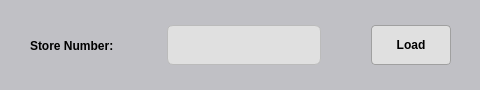
<?xml version="1.0" encoding="UTF-8"?>
<ui version="4.0">
 <class>Dialog</class>
 <widget class="QDialog" name="Dialog">
  <property name="geometry">
   <rect>
    <x>0</x>
    <y>0</y>
    <width>480</width>
    <height>90</height>
   </rect>
  </property>
  <property name="windowTitle">
   <string>Dialog</string>
  </property>
  <property name="styleSheet">
   <string notr="true">QDialog {
                background-color: #c0c0c5;
                color: #000000;
                font-family: &quot;Segoe UI&quot;, &quot;Arial&quot;, sans-serif;
                font-size: 11pt;
                }

                QLabel {
                color: #000000;
                font-weight: 500;
                }

                QLineEdit {
                background-color: #e0e0e0;
                border: 1px solid #bbbbbb;
                border-radius: 6px;
                padding: 5px 8px;
                color: #000000;
                selection-background-color: #a0aaff;
                selection-color: #ffffff;
                }

                QLineEdit:focus {
                border: 1px solid #4a90e2;
                }

                QPushButton {
                background-color: #e0e0e0;
                color: #000000;
                border: 1px solid #a0a0a0;
                border-radius: 4px;
                padding: 5px 10px;
                font-weight: 500;
                }

                QPushButton:hover {
                background-color: #d6d6d6;
                }

                QPushButton:pressed {
                background-color: #c0c0c0;
                }
            </string>
  </property>
  <widget class="QWidget" name="layoutWidget">
   <property name="geometry">
    <rect>
     <x>0</x>
     <y>0</y>
     <width>481</width>
     <height>91</height>
    </rect>
   </property>
   <layout class="QHBoxLayout" name="horizontalLayout_2">
    <property name="spacing">
     <number>10</number>
    </property>
    <property name="leftMargin">
     <number>30</number>
    </property>
    <property name="topMargin">
     <number>15</number>
    </property>
    <property name="rightMargin">
     <number>30</number>
    </property>
    <property name="bottomMargin">
     <number>15</number>
    </property>
    <item>
     <widget class="QLabel" name="label">
      <property name="text">
       <string>Store Number: </string>
      </property>
     </widget>
    </item>
    <item>
     <spacer name="spacer_2">
      <property name="orientation">
       <enum>Qt::Orientation::Horizontal</enum>
      </property>
      <property name="sizeType">
       <enum>QSizePolicy::Policy::Maximum</enum>
      </property>
      <property name="sizeHint" stdset="0">
       <size>
        <width>40</width>
        <height>20</height>
       </size>
      </property>
     </spacer>
    </item>
    <item>
     <widget class="QLineEdit" name="txtStoreNumber">
      <property name="minimumSize">
       <size>
        <width>100</width>
        <height>40</height>
       </size>
      </property>
     </widget>
    </item>
    <item>
     <spacer name="spacer">
      <property name="orientation">
       <enum>Qt::Orientation::Horizontal</enum>
      </property>
      <property name="sizeType">
       <enum>QSizePolicy::Policy::Maximum</enum>
      </property>
      <property name="sizeHint" stdset="0">
       <size>
        <width>40</width>
        <height>20</height>
       </size>
      </property>
     </spacer>
    </item>
    <item>
     <widget class="QPushButton" name="btnLoad">
      <property name="minimumSize">
       <size>
        <width>80</width>
        <height>40</height>
       </size>
      </property>
      <property name="toolTip">
       <string>Load Database</string>
      </property>
      <property name="text">
       <string>Load</string>
      </property>
     </widget>
    </item>
   </layout>
  </widget>
 </widget>
 <resources/>
 <connections/>
</ui>
